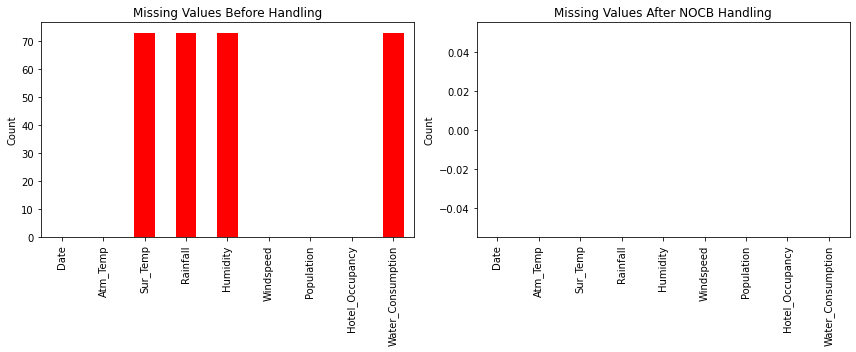

The Python source for this figure:
#Missing Value Handling (Next Observation Carried Backward + Plotting)

import pandas as pd
import matplotlib.pyplot as plt

# Load the generated data
data = pd.read_csv('synthetic_water_consumption.csv')

# Check missing value summary (optional)
print("Missing values before handling:\n", data.isnull().sum())

# Handling missing values by Next Observation Carried Backward (NOCB)
data_filled = data.bfill()

# Check again
print("\nMissing values after NOCB handling:\n", data_filled.isnull().sum())

# Plot missing values before and after
missing_before = data.isnull().sum()
missing_after = data_filled.isnull().sum()

plt.figure(figsize=(12,5))

plt.subplot(1,2,1)
missing_before.plot(kind='bar', color='red')
plt.title('Missing Values Before Handling')
plt.ylabel('Count')

plt.subplot(1,2,2)
missing_after.plot(kind='bar', color='green')
plt.title('Missing Values After NOCB Handling')
plt.ylabel('Count')

plt.tight_layout()
plt.savefig('phase1_missing_values_handling.jpeg', format='jpeg')  # Save plot
plt.show()

# Save the filled data for next steps
data_filled.to_csv('synthetic_water_consumption_filled.csv', index=False)

print("✅ Missing values handled, plot saved, and filled data saved!")
